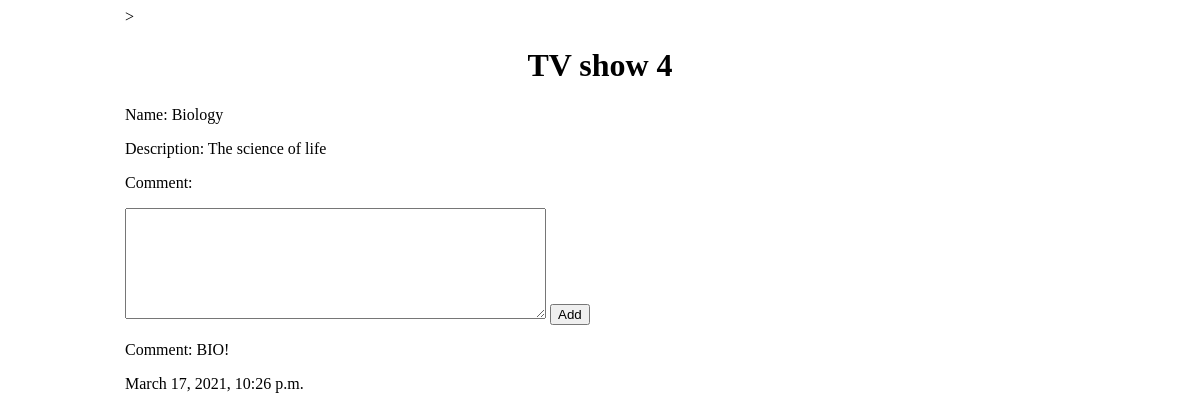
/4, run on the app's committed database.
### display/models.py (models this page shows)
class Course(models.Model):
    name = models.CharField(max_length=255)
    created_at = models.DateTimeField(auto_now_add=True)
    updated_at = models.DateTimeField(auto_now=True)
    objects = Validator()

class Description(models.Model):
    course = models.OneToOneField(Course, on_delete=models.CASCADE, primary_key=True)
    desc = models.TextField()
    created_at = models.DateTimeField(auto_now_add=True)
    updated_at = models.DateTimeField(auto_now=True)
    objects = Validator()

class Comment(models.Model):
    comm = models.TextField()
    course = models.ForeignKey(Course, related_name="comments", on_delete=models.CASCADE)
    created_at = models.DateTimeField(auto_now_add=True)
    updated_at = models.DateTimeField(auto_now=True)
    objects = Validator()

### display/views.py (the view)
# urls.py: path('<int:id>', views.comment),
def comment(request, id):
    pass
    context = {"course": Course.objects.get(id=id)}
    return render (request, 'comment.html', context)

### display/templates/comment.html (shortened to what this page needs)
<!DOCTYPE html>
<html lang="en">
<head>
    {% load static %}
    <link rel="stylesheet" href="{% static 'css/style.css' %}">
</head>
<body>
    <div class="wrapper" id = "display">>
        <h1 id  ="course_head"> TV show {{course.id}}</h1>
        <div id ="course">
            <p>Name: {{course.name}}</p>
            <p>Description: {{course.description.desc}}</p>
        </div>
        <div class="comment">
            <form action="/{{course.id}}/comment" method="post">
                <p id = "comm" >Comment:</p> <textarea name="comm" cols="50" rows="7" type = "text"></textarea>
                <button type="submit">Add</button>
            </form>
        </div>
        <div class="comm_display">
            {% for comment in course.comments.all %}
                <p>Comment: {{comment.comm}}</p>
                <p>{{comment.updated_at}}</p>
                {% endfor %}
        </div>
</body>

### display/static/css/style.css (style rules this page uses)
.wrapper { width: 950px; min-height: 200px; margin: auto; }
h1 { text-align: center; }

### data on the page
Course: id "4", name "Biology", description.desc "The science of life"
Comment: comm "BIO!", updated_at "March 17, 2021, 10:26 p.m."
